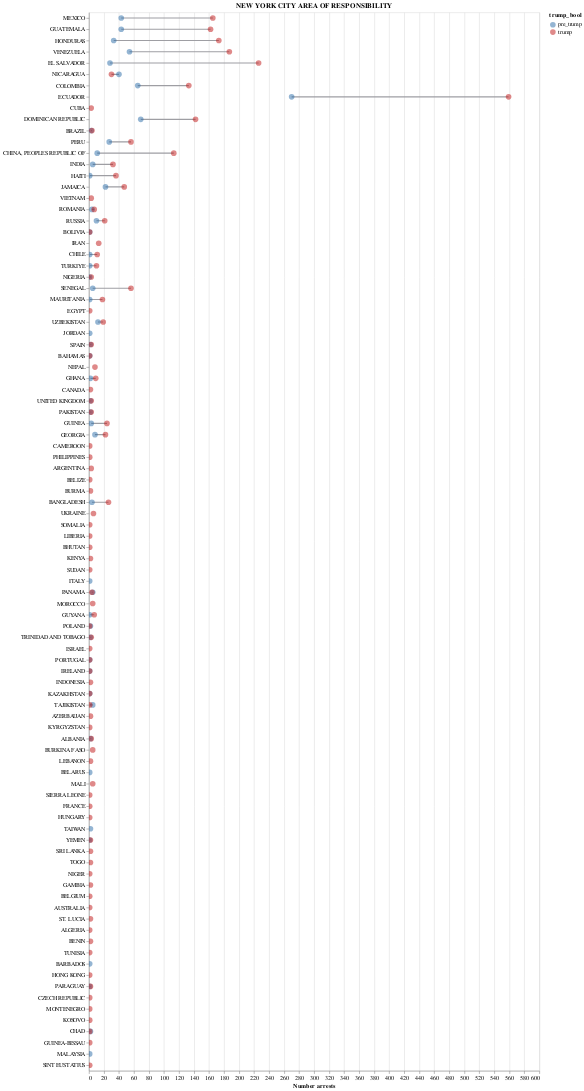

Notebook code for this chart:
### Code cell
country_pre_post_plot('NEW YORK CITY AREA OF RESPONSIBILITY', True)

### Figure 1 — Vega-Lite specification as saved in the notebook (floating-point values rounded to 4 significant figures; data arrays with more than 128 entries replaced by an {"elided": "..."} marker saying what was removed)
{"config": {"view": {"continuousWidth": 300, "continuousHeight": 300}}, "layer": [{"mark": {"type": "line", "color": "#9E9EA3"}, "encoding": {"detail": {"field": "citizenship_country", "type": "nominal"}, "x": {"field": "num_arrests", "type": "quantitative"}, "y": {"field": "citizenship_country", "sort": {"elided": "187 str values"}, "type": "nominal"}}, "name": "view_5"}, {"mark": {"type": "point", "filled": true, "opacity": 0.5, "size": 100}, "encoding": {"color": {"field": "trump_bool", "scale": {"domain": ["pre_trump", "trump"], "range": ["#2a6ca8", "#bf1515"]}, "type": "nominal"}, "x": {"field": "num_arrests", "title": "Number arrests", "type": "quantitative"}, "y": {"field": "citizenship_country", "sort": {"elided": "187 str values"}, "title": "", "type": "nominal"}}, "title": "NEW YORK CITY AREA OF RESPONSIBILITY"}], "data": {"name": "data-d3cd24d85d2cbb1901261a76e6634eb2"}, "params": [{"name": "param_5", "select": {"type": "interval", "encodings": ["x", "y"]}, "bind": "scales", "views": ["view_5"]}], "width": 800, "$schema": "https://vega.github.io/schema/vega-lite/v5.20.1.json", "datasets": {"data-d3cd24d85d2cbb1901261a76e6634eb2": {"elided": "138 records"}}}
